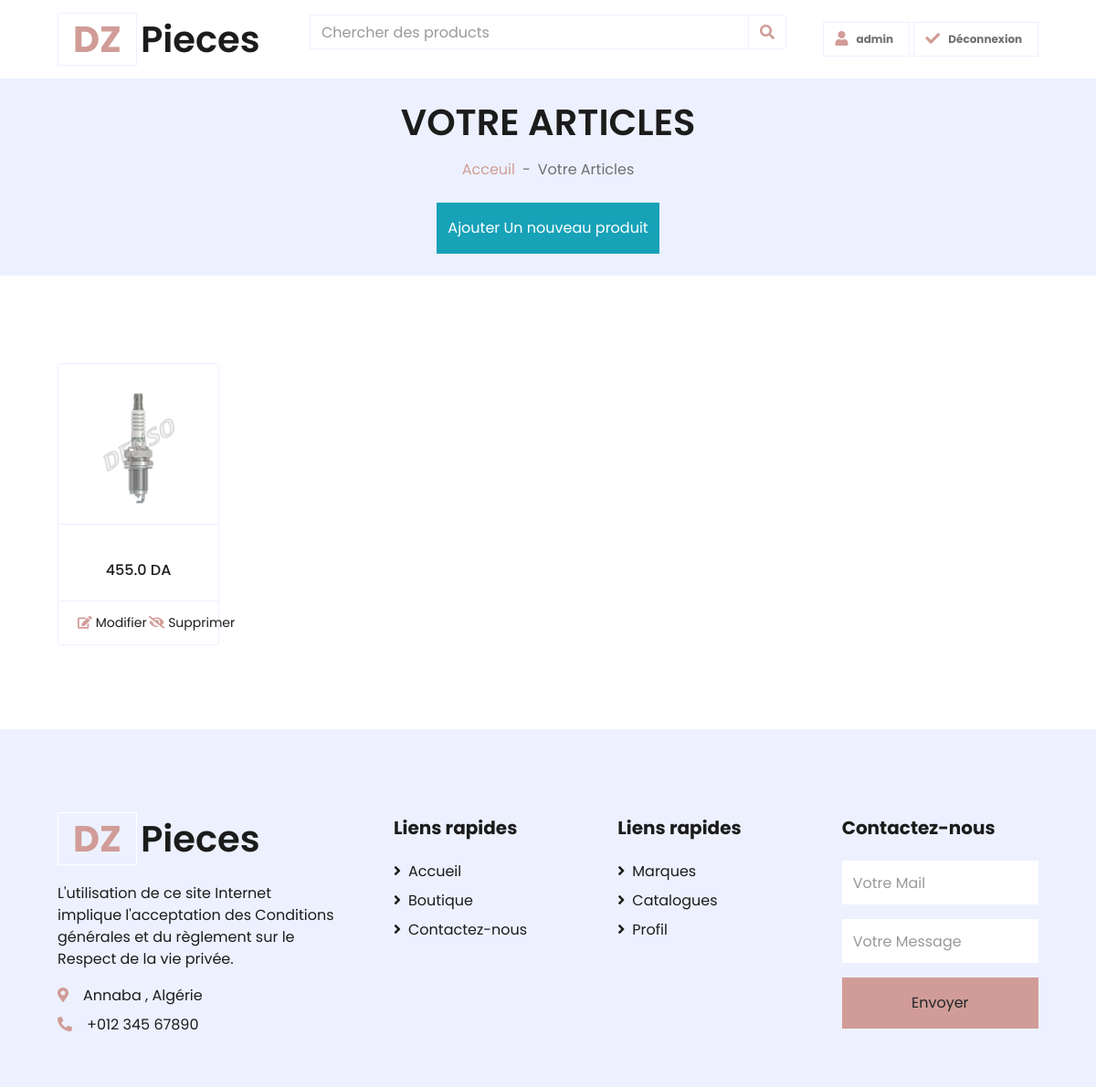
/Myarticle/ (signed in), run on the app's committed database.
### Shop/models.py (models this page shows, shortened)
class Product(models.Model):
    by = models.ForeignKey('auth.user', on_delete=models.SET_NULL, null=True, blank=True, )
    name = models.CharField(max_length=200 , null=True)
    catalog = models.ForeignKey(Catalogue,null=True, blank=True,related_name='catalog',on_delete=models.CASCADE)
    brand = models.ForeignKey(Brand,null=True, blank=True,related_name='brand',on_delete=models.CASCADE)
    price = models.FloatField()
    Product_details  = models.CharField(max_length=1000 , null=True)
    Téléphone = models.CharField(max_length=200 , null=True , blank=True)
    Addresse = models.CharField(max_length=200 , null=True , blank=True)
    created_at = models.DateTimeField(auto_now_add=True)
    image =models.ImageField(null=True, blank=True,upload_to='images/')
    @property
    def imageURL (self):
        try:
            url = self.image.url
        except :
            url =''
        return url

### Shop/views.py (the view)
# urls.py: path('Myarticle/', articles, name='articlesarticles'),
@login_required
def articles(request):
    brands = Brand.objects.all()
    products = Product.objects.all()
    offres= Offre.objects.all()
    context = {'brands' : brands,'offres': offres,'products':products}
    return render(request, 'Shop/Articles.html',context)

### Shop/templates/Shop/Articles.html (shortened to what this page needs)
{% extends "Shop/Main.html" %}
{% block content %}
    <div class="container-fluid bg-secondary mb-5">
        <div class="d-flex flex-column align-items-center justify-content-center" style="min-height: 150px">
            <br>
            <h1 class="font-weight-semi-bold text-uppercase mb-3">Votre Articles</h1>
            <div class="d-inline-flex">
                <p class="m-0"><a href="">Acceuil</a></p>
                <p class="m-0 px-2">-</p>
                <p class="m-0">Votre Articles</p>
            </div>
            <br>
            <div>
                <a href="{% url 'addproduct'%}">
                    <button class="btn btn-info btn-block border-0 py-3" type="submit">Ajouter Un nouveau produit</button>
                </a>
            </div>
            <br>
        </div>
    </div>
    <div class="container-fluid pt-5">
        <div class="row px-xl-5">
            <div class="col-lg-9 col-md-12">
                <div class="row pb-3">
                       {% for product in products %}
                            {% if product.by == request.user  %}
                                <div class="col-lg-3 col-md-6 col-sm-12 pb-1">
                                    <div class="card product-item border-0 mb-4">
                                        <div class="card-header product-img position-relative overflow-hidden bg-transparent border p-0">
                                            <img class="img-fluid w-100" src="{{product.imageURL}}" alt="">
                                        </div>
                                        <div class="card-body border-left border-right text-center p-0 pt-4 pb-3">
                                            <div class="d-flex justify-content-center">
                                                <h6>{{product.price}} DA</h6>
                                            </div>
                                        </div>
                                        <div class="card-footer d-flex justify-content-between bg-light border">
                                            <a href="{% url 'Modifyproduct' product.id %}" class="btn btn-sm text-dark p-0"><i class="fas fa-edit text-primary mr-1"></i>Modifier</a>
                                            <a href="{% url 'Deleteproduct' product.id %}" class="btn btn-sm text-dark p-0"><i class="fas fa-eye-slash text-primary mr-1"></i>Supprimer</a>
                                        </div>
                                    </div>
                                </div>
                             {% endif   %}
                         {% endfor   %}
    </div>
    </div>
    </div>
    </div>
{% endblock content %}

### Shop/templates/Shop/Main.html (shortened to what this page needs)
{% load static %}
<html lang="en">
<head>
    <link rel="stylesheet" href="https://stackpath.bootstrapcdn.com/bootstrap/4.1.3/css/bootstrap.min.css">
    <link href="https://cdnjs.cloudflare.com/ajax/libs/font-awesome/5.10.0/css/all.min.css" rel="stylesheet">
    <link href="{% static 'lib/owlcarousel/assets/owl.carousel.min.css' %}" rel="stylesheet">
    <link href="{% static 'css/style.css' %}" rel="stylesheet">
</head>
<body>
    <div class="container-fluid">
        <div class="row align-items-center py-3 px-xl-5">
            <div class="col-lg-3 d-none d-lg-block">
                <a href="{% url 'home' %}" class="text-decoration-none" >
                    <h1 class="m-0 display-5 font-weight-semi-bold"><span class="text-primary font-weight-bold border px-3 mr-1">DZ</span>Pieces</h1>
                </a>
            </div>
            <div class="col-lg-6 col-6 text-left">
                    <form method="GET" action=".">
                    <div class="input-group">
                        <input type="text" class="form-control" placeholder="Chercher des products">
                        <div class="input-group-append">
                            <button  name="name" class="input-group-text bg-transparent text-primary" type="submit">
                                <i  class="fa fa-search"></i>
                            </button>
                        </div>
                    </div>
                </form>
            </div>
            <div class="col-lg-3 col-6 text-right">
                {% if request.user.is_authenticated %}
                 <a href="{% url 'login' %}" class="btn border">
                    <i class="fas fa-user text-primary"></i>
                    <span class="badge">{{request.user}}</span>
                </a>
                <a href="{% url 'logout' %}" class="btn border">
                    <i class="fas fa-check text-primary"></i>
                    <span class="badge">Déconnexion</span>
                </a>
                {% endif %}
            </div>
        </div>
    </div>
{% block content %}
{% endblock content %}
    <div class="container-fluid bg-secondary text-dark mt-5 pt-5">
        <div class="row px-xl-5 pt-5">
            <div class="col-lg-4 col-md-12 mb-5 pr-3 pr-xl-5">
                <a href="" class="text-decoration-none">
                    <h1 class="mb-4 display-5 font-weight-semi-bold"><span class="text-primary font-weight-bold border border-white px-3 mr-1">DZ</span>Pieces</h1>
                </a>
                <p>L'utilisation de ce site Internet implique l'acceptation des Conditions générales et du règlement sur le Respect de la vie privée.</p>
                <p class="mb-2"><i class="fa fa-map-marker-alt text-primary mr-3"></i>Annaba , Algérie</p>
                <p class="mb-0"><i class="fa fa-phone-alt text-primary mr-3"></i>+012 345 67890</p>
            </div>
            <div class="col-lg-8 col-md-12">
                <div class="row">
                    <div class="col-md-4 mb-5">
                        <h5 class="font-weight-bold text-dark mb-4">Liens rapides</h5>
                        <div class="d-flex flex-column justify-content-start">
                            <a class="text-dark mb-2" href="{% url 'home' %}"><i class="fa fa-angle-right mr-2"></i>Accueil</a>
                            <a class="text-dark mb-2" href="{% url 'shop' %}"><i class="fa fa-angle-right mr-2"></i>Boutique</a>
                            <a class="text-dark" href="" ><i class="fa fa-angle-right mr-2"></i>Contactez-nous</a>
                        </div>
                    </div>
                    <div class="col-md-4 mb-5">
                        <h5 class="font-weight-bold text-dark mb-4">Liens rapides </h5>
                        <div class="d-flex flex-column justify-content-start">
                            <a class="text-dark mb-2" href="{% url 'brands' %}"><i class="fa fa-angle-right mr-2"></i>Marques</a>
                            <a class="text-dark mb-2" href="{% url 'catalogues' %}"><i class="fa fa-angle-right mr-2"></i>Catalogues</a>
                            <a class="text-dark mb-2" href="detail.html"><i class="fa fa-angle-right mr-2"></i>Profil</a>
                        </div>
                    </div>
                    <div class="col-md-4 mb-5">
                        <h5 class="font-weight-bold text-dark mb-4">Contactez-nous</h5>
                        <form action="">
                            <div class="form-group">
                                <input type="email" class="form-control border-0 py-4" placeholder="Votre Mail" required="required" />
                            </div>
                            <div class="form-group">
                                <input type="text" class="form-control border-0 py-4" placeholder="Votre Message" required="required" />
                            </div>
                            <div>
                                <button class="btn btn-primary btn-block border-0 py-3" type="submit">Envoyer</button>
                            </div>
                        </form>
                    </div>
                </div>
            </div>
        </div>
    </div>
</body>
</html>

### data on the page
Product: imageURL (picture), price "455.0"

### other printed values
{{ request.user }} "admin"
